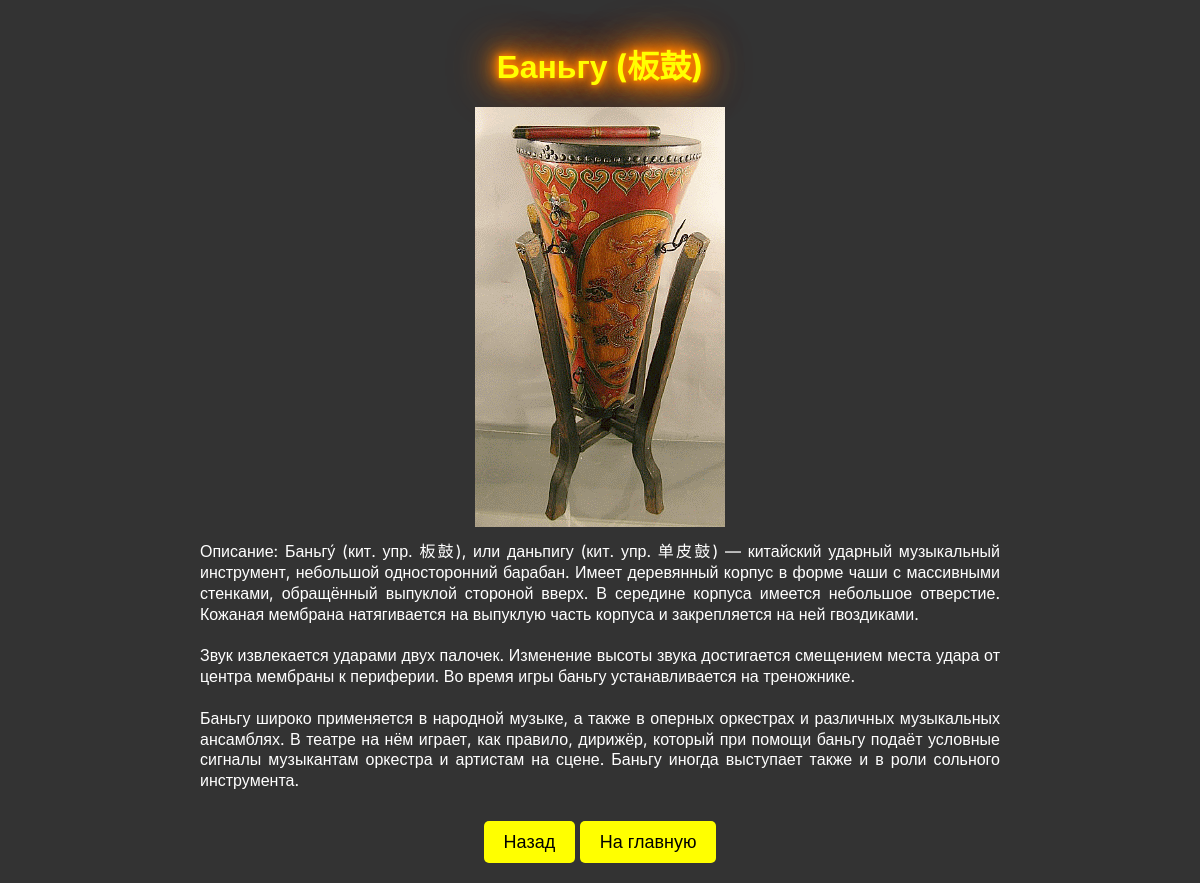
/instrument_detail/4/, run on the app's committed database.
### music_instruments/models.py (models this page shows)
class Instrument(models.Model):
    image = models.ImageField(upload_to='instrument_images/', null=True, blank=True)
    title = models.CharField(max_length=255)
    description = models.TextField(max_length=3000)
    category = models.ForeignKey(Category, on_delete=models.CASCADE, null=True)

### music_instruments/views.py (the view)
# urls.py: path('instrument_detail/<int:instrument_id>/', views.instrument_detail, name='instrument_detail'),
def instrument_detail(request, instrument_id):
    instrument = get_object_or_404(Instrument, pk=instrument_id)
    return render(request, 'music_instruments/instrument_detail.html', {'instrument': instrument})

### music_instruments/templates/music_instruments/instrument_detail.html (shortened to what this page needs)
<!DOCTYPE html>
{% load static %}
<html lang="en">
<head>
    <link rel="stylesheet" type="text/css" href="{% static 'css/styles.css' %}">
</head>
<body>
    <h1>{{ instrument.title }}</h1>
    {% if instrument.image %}
        <img src="{{ instrument.image.url }}" alt="{{ instrument.title }}">
    {% endif %}
    <p class="description">Описание: {{ instrument.description }}</p>
    <a href="javascript:history.back()" class="back-button">Назад</a>
    <a href="{% url 'index' %}" class="back-button">На главную</a>
</body>
</html>

### music_instruments/static/css/styles.css (style rules this page uses)
body { font-family: 'Inter', sans-serif; background-color: #333333; color: #ff0; margin: 0; padding: 20px; text-align: center; }
h1, h2 { color: #ff0; margin-bottom: 20px; text-align: center; }
h1 { text-shadow: 0 0 5px #ff7f00, 0 0 10px #ff7f00, 0 0 15px #ff7f00, 0 0 20px #ff7f00, 0 0 30px #ff7f00, 0 0 40px #ff7f00, 0 0 50px #ff7f00; white-space: nowrap; }
a { color: #fff; text-decoration: none; font-size: 18px; }
.back-button { display: inline-block; margin-top: 20px; padding: 10px 20px; background-color: #ff0; color: #000; text-decoration: none; border-radius: 5px; }
.description { color: white; max-width: 800px; margin: 0 auto; padding: 10px; text-align: justify; line-height: 1.3; white-space: pre-line; font-size: 16px; }

### data on the page
Instrument: title "Баньгу (板鼓)", image (picture), description "Баньгу́ (кит. упр. 板鼓), или даньпигу (кит. упр. 单皮鼓) — китайский ударный музыкальный инструмент, небольшой односторонний барабан. Имеет деревянный корпус в форме чаши с массивными стенками, обращённый выпуклой стороной вверх. В середине корпуса имеется небольшое отверстие. Кожаная мембрана натягивается на выпуклую часть корпуса и закрепляется на ней гвоздиками. Звук извлекается ударами двух палочек. Изменение высоты звука достигается смещением места удара от центра мембраны к периферии. Во время игры баньгу устанавливается на треножнике. Баньгу широко применяется в народной музыке, а также в оперных оркестрах и различных музыкальных ансамблях. В театре на нём играет, как правило, дирижёр,…"
